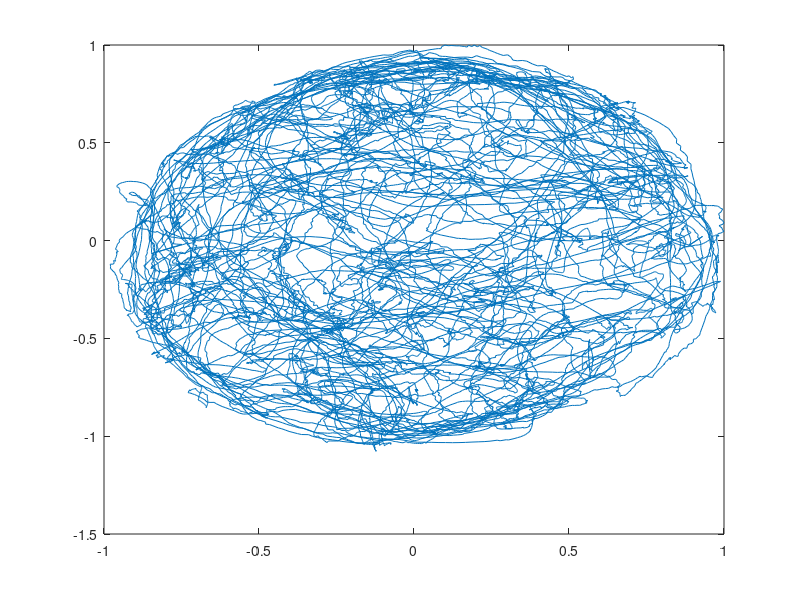

Source code (MATLAB): (Note: this script raises an error after producing the figure.)
load('hipp_data.mat');
%% plot trajectory and spikes

figure;
plot(xN,yN);
hold on;
% get positions at spikes
[x_1, y_1] = selectTime(xN,yN, spikes);
[x_2, y_2] = selectTime(xN,yN, spikes2);
scatter(x_1,y_1,'red')
hold on;
scatter(x_2,y_2,'k')

fprintf("The spikes for both seem to be concentrated more towards the")
fprintf("negative spatial region (ex. values close to x = -.2 y=-.5 to -1)")

%% 2
% run the script
hipp_glm

sig = sum(stats.p<.05);
aic_lin = dev + 2*2;
% all are significant
fprintf("All are significant")
fprintf("This generally captures the spatial firing properties, but does not")
fprintf("capture the degree of shift befween low firing areas and high firing areas")
fprintf("and the low area around the high")

% check the fit of the graph and write it down 

%%
% quadratic = xN,yN,xN^2,yN^2, xNyN
[b,dev,stats] = glmfit([xN yN xN.*yN xN.^2 yN.^2],spikes,'poisson');

% put all of the below into a function
aic_quad = dev + 2*5;

% comput AIC
fprintf("The AIC value for the linear model is %1.8f\n", aic_lin)
fprintf("The AIC value for the quadratic model is %1.8f", aic_quad)

%% plot
% doesn't make sense to write a new function to handle both graphs 
figure;
[x_new,y_new]=meshgrid(-1:.1:1);

% compute lambda for each point on this grid using the GLM model
lambda = exp( b(1) + b(2)*x_new + b(3)*y_new + b(4)*x_new*y_new + b(5)*x_new.^2 + b(6)*y_new.^2);
lambda(find(x_new.^2+y_new.^2>1))=nan;

%plot lambda as a function of position over this grid
h_mesh = mesh(x_new,y_new,lambda,'AlphaData',0);
hold on;
plot3(cos(-pi:1e-2:pi),sin(-pi:1e-2:pi),zeros(size(-pi:1e-2:pi)));

fprintf("The quadratic model describes the data better")
%% Spikes Hist 

model = [xN yN xN.*yN xN.^2 yN.^2];
[b, dev, stats, aics, new_model] = addHistory(model, spikes_hist, spikes);
figure;
plot(aics)
xlabel("Value of p")
ylabel("AIC")


%% add other history

[new_b, new_dev, new_stats, new_aics, add_model] = addHistory(new_model, spikes2_hist, spikes);

num_sig = length(new_stats.p(new_stats.p(26:46) <= .05));

% set significance as .05
fprintf("There are %2f parameters that are significant", num_sig)

% the model with all spike_hist and one spike2_hist is most parsimonious 
fprintf("The model will all the spikes_hist and one value for spikes2_hist")
fprintf("is the most parsimonious because the AIC does not drop significantly")
fprintf("when adding the other spikes2_hist but the number of parameters increases")

%%


m = [spikes_hist(:,1:20) spikes2_hist(:,1:20)];


[final_b final_dev final_stats] = glmfit(m, spikes, 'poisson');


sig = sum(final_stats.p(21:41) <= .05);

fprintf("There are %2f network interaction parameters that are significant", sig)

fprintf("Theinteraction terms may be significant in this case because previously")
fprintf("the spatial location may have been triggering activity in the other neuron")
fprintf("which may have lead to the response in the modelled neuron.\n")
fprintf("As a result, the newtwork interactions would not be significant unless")
fprintf("the location was not included")











